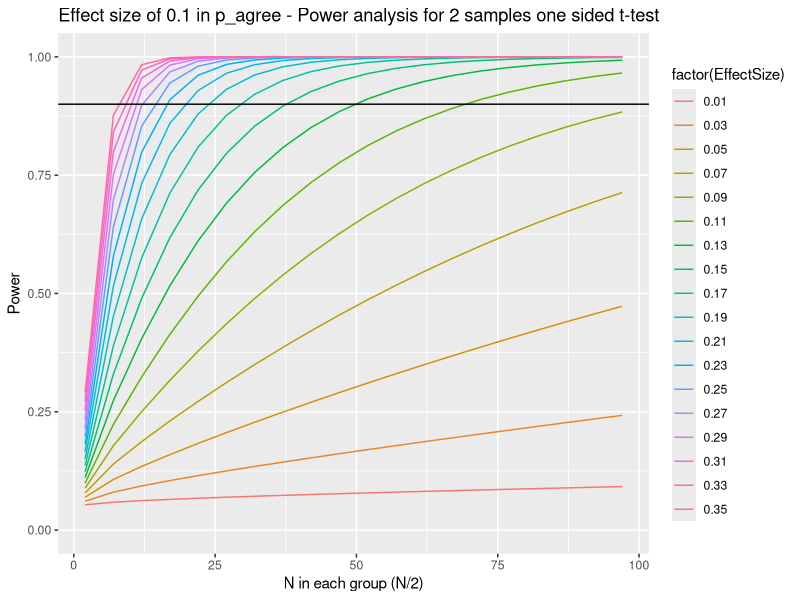
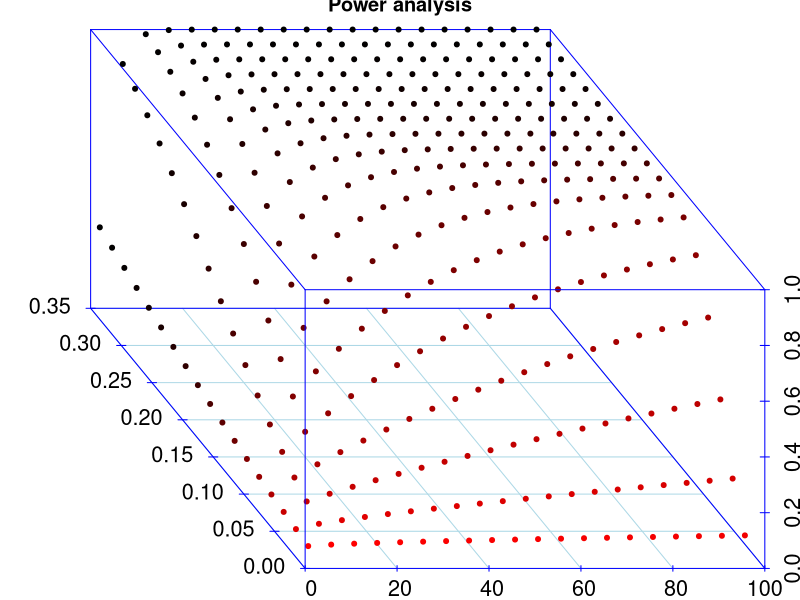

The R source for these figures, in order:
## ---- chunk 1
before_happiness = rnorm(40000,7,5)

# First we eat a normal banana
sd = 1
after_happiness = before_happiness + rnorm(40000,0.5,sd)
mean(after_happiness - before_happiness)
t.test(after_happiness, before_happiness, conf.level = 0.01)

# What about a the super weird banana
sd = 35
after_happiness_weird = before_happiness + rnorm(40000,0.5,sd)
t.test(after_happiness_weird, before_happiness)
## ---- chunk 2
# Comonly used values in clinical trial design
qnorm(0.05)
pnorm(1.644854)
power = 0.9

false_positive_error_rate = 0.05
alpha = false_positive_error_rate

# Specific to the problem
effect_size = 0.1
standard_deviation = 0.22
variance = standard_deviation^2

mean = 0.64
estimated_n = 364
n = estimated_n

quantile = qnorm(0.05, mean, standard_deviation)-(effect_size/(standard_deviation/sqrt(n)))
estimated_power = 1 - pnorm(quantile, mean, standard_deviation)
print(paste0("Estimated power: ", estimated_power))

# A bunch of very useful functions are present in the power library
power_test = power.t.test(n = n, delta = effect_size, sd = standard_deviation, sig.level = alpha,
             power = NULL,
             type = "two.sample",
             alternative = "one.sided")
  
return(power_test$power)
## ---- chunk 3
get_estimated_power = function (n, mean, standard_deviation, effect_size, alpha) {
  # quantile = qnorm(0.05)-(effect_size/(standard_deviation/sqrt(n)))
  # estimated_power = 1 - pnorm(quantile)
  power_test = power.t.test(n = n, delta = effect_size, sd = standard_deviation, sig.level = alpha,
             power = NULL,
             type = "two.sample",
             alternative = "one.sided")
  
  return(power_test$power)
}

n = seq(2,100,5) 
x = y = z = NULL
d = seq(0.01,0.35,0.02)
for (delta in d) {
  x = c(x,n)
  y = c(y, rep(delta, NROW(n)))
  z = c(z, sapply(n, get_estimated_power, mean, standard_deviation, delta, alpha))
} 

# sapply(n, get_estimated_power, mean, standard_deviation, effect_size, alpha)
library(scatterplot3d)
library(ggplot2)
library(data.table)

results = data.table(N=x,Power=z, EffectSize=y)
results[Power>0.9, list(Needs_Minimum_N_Subjects=min(N)), by="EffectSize"]

ggplot(data.frame(N=x,Power=z, EffectSize=y), aes(N,Power, color=factor(EffectSize), group=EffectSize)) + geom_line()  + geom_hline(yintercept = 0.9) + ggtitle("Effect size of 0.1 in p_agree - Power analysis for 2 samples one sided t-test") + ylim(c(0,1)) + xlab("N in each group (N/2)")


## ---- chunk 4
N = x
effect_size = y
Power = z
threshold = rep(0.9, NROW(Power)) 

s3d = scatterplot3d(N, effect_size, Power, highlight.3d = TRUE, angle = 120,
col.axis = "blue", col.grid = "lightblue", cex.axis = 1.3,
cex.lab = 1.1, main = "Power analysis", pch = 20, mar = c(0.5, 0.3, 0.4, 0.3)) 

# s3d$points3d(effect_size, N, threshold, color = "blue", type = "l", angle = 70)
